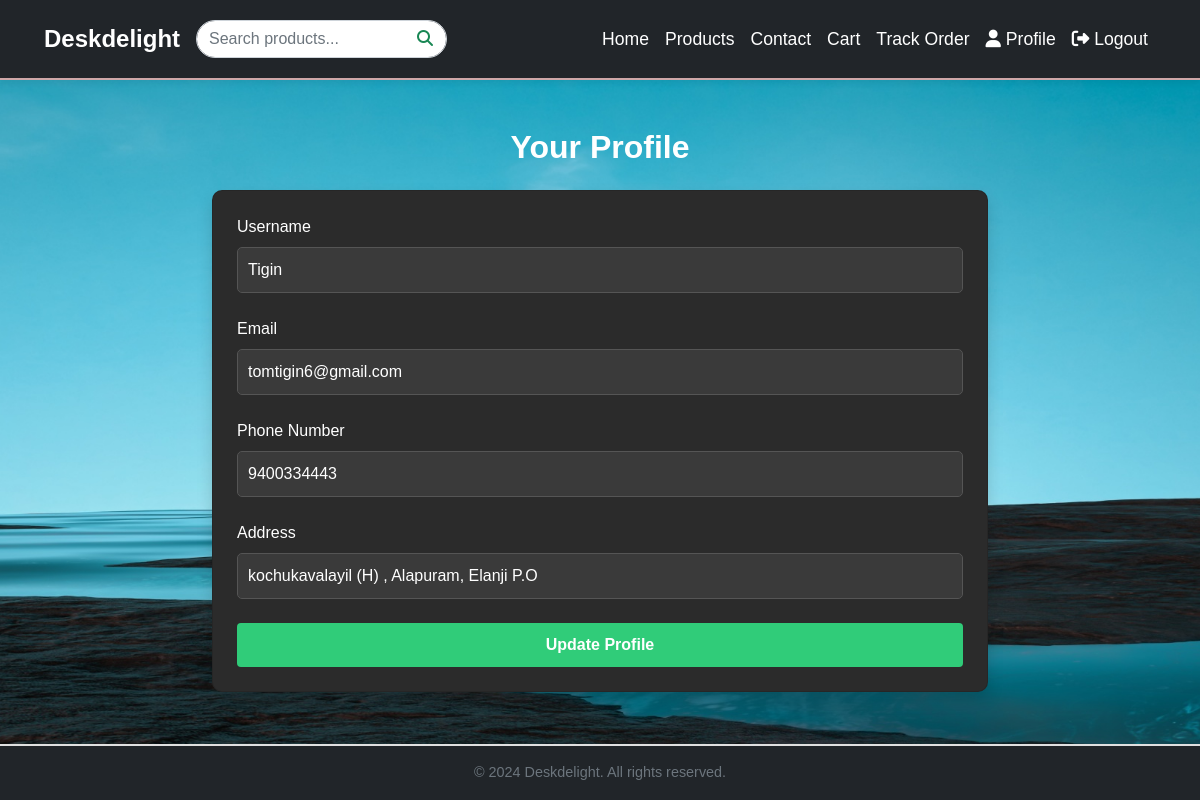
The page /profile/ (signed in) on the database as committed earlier.
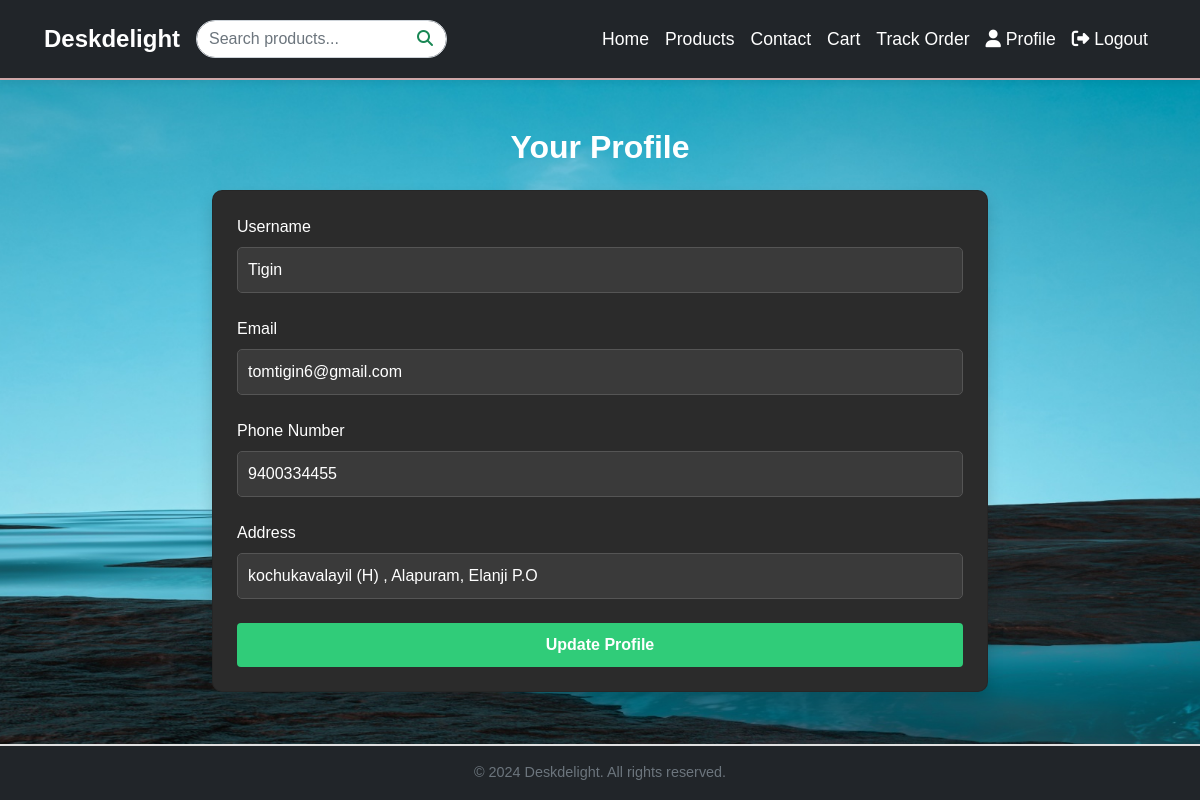
The same page on the database as committed later.
### myapp/models.py (models this page shows)
class CustomUser(AbstractUser):
    phone_number = models.CharField(max_length=15, blank=True, null=True)
    address = models.TextField(blank=True, null=True)

### myapp/views.py (the view, shortened to what this page needs)
# urls.py: path('profile/', views.user_profile, name='user_profile'),
@login_required
def user_profile(request):
    return render(request, 'user_profile.html', {'user': request.user})

### templates/user_profile.html (shortened to what this page needs)
{% extends 'base.html' %}
{% block content %}
<div class="container mt-5" style="max-width: 800px;">
    <h2 class="text-center text-white mb-4" style="font-weight: bold;">Your Profile</h2>
    <div class="card shadow" style="border-radius: 10px; background-color: #2b2b2b; color: #fff;">
        <div class="card-body p-4">
            <form id="profileForm" method="post" onsubmit="showPopup(event)">
                <div class="mb-4">
                    <label for="username" class="form-label" style="font-weight: 500;">Username</label>
                    <input type="text" class="form-control" id="username" name="username" value="{{ user.username }}" style="padding: 10px; border-radius: 5px; background-color: #3a3a3a; color: #fff; border: 1px solid #555;" required>
                </div>
                <div class="mb-4">
                    <label for="email" class="form-label" style="font-weight: 500;">Email</label>
                    <input type="email" class="form-control" id="email" name="email" value="{{ user.email }}" style="padding: 10px; border-radius: 5px; background-color: #3a3a3a; color: #fff; border: 1px solid #555;" required>
                </div>
                <div class="mb-4">
                    <label for="phone_number" class="form-label" style="font-weight: 500;">Phone Number</label>
                    <input type="text" class="form-control" id="phone_number" name="phone_number" value="{{ user.phone_number }}" style="padding: 10px; border-radius: 5px; background-color: #3a3a3a; color: #fff; border: 1px solid #555;" required>
                </div>
                <div class="mb-4">
                    <label for="address" class="form-label" style="font-weight: 500;">Address</label>
                    <input type="text" class="form-control" id="address" name="address" value="{{ user.address }}" style="padding: 10px; border-radius: 5px; background-color: #3a3a3a; color: #fff; border: 1px solid #555;" required>
                </div>
                <button type="submit" class="btn btn-primary w-100" style="padding: 10px; font-weight: 600; background-color: #30cc79; border: none;">Update Profile</button>
            </form>
        </div>
    </div>
</div>
{% endblock %}

Rows that differ between the two databases and show on the page:
changed CustomUser "Tigin": phone_number "9400334443" → "9400334455"
